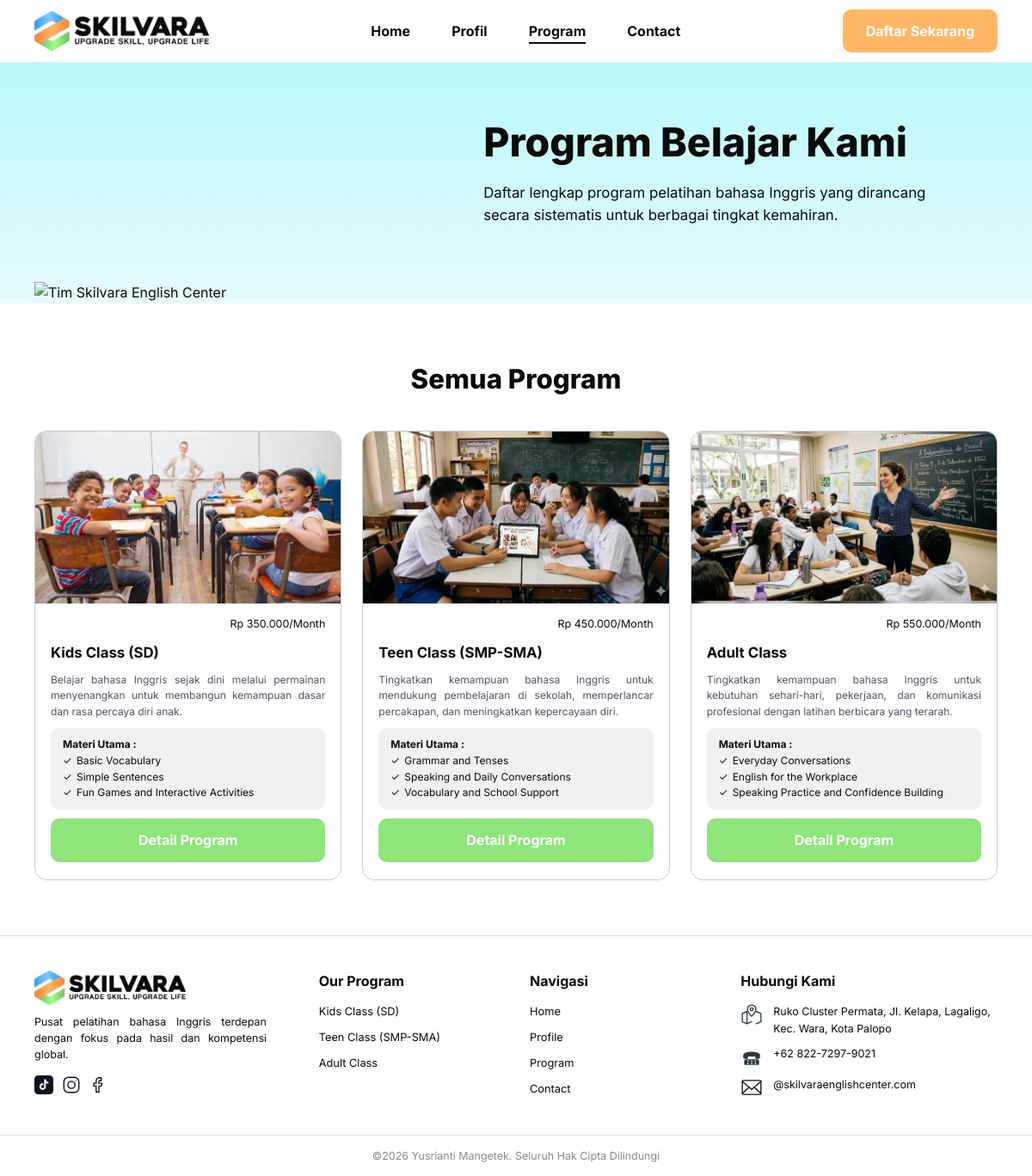
The page /pages/program.php on the database its author committed.
### tables this page shows
CREATE TABLE `programs` (
  `id`                INT UNSIGNED NOT NULL AUTO_INCREMENT,
  `slug`              VARCHAR(50)  NOT NULL,
  `name`              VARCHAR(100) NOT NULL,
  `short_name`        VARCHAR(50)  NOT NULL,
  `image`             VARCHAR(120) NOT NULL,
  `price`             DECIMAL(12,0) NOT NULL DEFAULT 0,
  `total_sessions`    SMALLINT UNSIGNED NOT NULL DEFAULT 0,
  `has_module`        TINYINT(1)   NOT NULL DEFAULT 1,
  `tryout_count`      TINYINT UNSIGNED NOT NULL DEFAULT 0,
  `short_description` VARCHAR(300) NOT NULL,
  `description`       TEXT         NOT NULL,
  `sort_order`        TINYINT UNSIGNED NOT NULL DEFAULT 0,
  `is_active`         TINYINT(1)   NOT NULL DEFAULT 1,
  `created_at`        TIMESTAMP    NOT NULL DEFAULT CURRENT_TIMESTAMP,
  PRIMARY KEY (`id`),
  UNIQUE KEY `uq_programs_slug` (`slug`)
);

CREATE TABLE `program_benefits` (
  `id`             INT UNSIGNED NOT NULL AUTO_INCREMENT,
  `program_id`     INT UNSIGNED NOT NULL,
  `title`          VARCHAR(100) NOT NULL,
  `description`    VARCHAR(255) NOT NULL,
  `highlight_text` VARCHAR(120) DEFAULT NULL,
  `sort_order`     TINYINT UNSIGNED NOT NULL DEFAULT 0,
  PRIMARY KEY (`id`),
  KEY `idx_benefits_program` (`program_id`),
  CONSTRAINT `fk_benefits_program` FOREIGN KEY (`program_id`) REFERENCES `programs` (`id`) ON DELETE CASCADE ON UPDATE CASCADE
);

### includes/functions.php (called while the page is built, shortened)
<?php
require_once __DIR__ . '/../config/database.php';
function base_url(string $path = ''): string
{
    static $base = null;
    if ($base === null) {
        $docRoot = realpath($_SERVER['DOCUMENT_ROOT'] ?? '') ?: '';
        $root    = realpath(ROOT_PATH) ?: ROOT_PATH;
        $docRoot = str_replace('\\', '/', $docRoot);
        $root    = str_replace('\\', '/', $root);
        if ($docRoot !== '' && stripos($root, $docRoot) === 0) {
            $base = rtrim(substr($root, strlen($docRoot)), '/');
        } else {
            $base = '';
        }
    }
    return $base . '/' . ltrim($path, '/');
}
function asset(string $path): string
{
    return base_url('assets/' . ltrim($path, '/'));
}
function e($value): string
{
    return htmlspecialchars((string) $value, ENT_QUOTES, 'UTF-8');
}
function rupiah($angka): string
{
    return 'Rp ' . number_format((float) $angka, 0, ',', '.');
}
function get_programs(): array
{
    $programs = db()->query('SELECT * FROM programs WHERE is_active = 1 ORDER BY sort_order, id')->fetchAll();
    foreach ($programs as &$p) {
        $stmt = db()->prepare('SELECT title, description, highlight_text FROM program_benefits WHERE program_id = ? ORDER BY sort_order, id');
        $stmt->execute([$p['id']]);
        $p['benefits'] = $stmt->fetchAll();
    }
    return $programs;
}
function get_setting(string $key, string $default = ''): string
{
    static $cache = null;
    if ($cache === null) {
        $cache = db()->query('SELECT setting_key, setting_value FROM site_settings')->fetchAll(PDO::FETCH_KEY_PAIR);
    }
    return $cache[$key] ?? $default;
}

### config/database.php (called while the page is built, shortened)
<?php
function db(): PDO
{
    static $pdo = null;
    if ($pdo === null) {
        $dsn = sprintf('mysql:host=%s;port=%d;dbname=%s;charset=utf8mb4', DB_HOST, DB_PORT, DB_NAME);
        try {
            $pdo = new PDO($dsn, DB_USER, DB_PASS, [
                PDO::ATTR_ERRMODE            => PDO::ERRMODE_EXCEPTION,
                PDO::ATTR_DEFAULT_FETCH_MODE => PDO::FETCH_ASSOC,
                PDO::ATTR_EMULATE_PREPARES   => false,
            ]);
        } catch (PDOException $e) {
            http_response_code(500);
            exit('<h2>Koneksi database gagal</h2>'
                . '<p>Pastikan MySQL di Laragon sudah <b>Start</b> dan database <code>' . DB_NAME . '</code> sudah di-import '
                . '(lihat README.md).</p><pre>' . htmlspecialchars($e->getMessage()) . '</pre>');
        }
    }
    return $pdo;
}

### pages/program.php (the view, shortened to what this page needs)
<?php
require_once __DIR__ . '/../includes/header.php';
$programs = get_programs();
?>
<section class="hero hero-small hero-left-image">
    <div class="container hero-inner">
        <div class="hero-image">
            <img src="<?= asset('images/hero/hero-team.png') ?>" alt="Tim Skilvara English Center">
        </div>
        <div class="hero-text">
            <h1>Program Belajar Kami</h1>
            <p>Daftar lengkap program pelatihan bahasa Inggris yang dirancang secara sistematis untuk berbagai tingkat kemahiran.</p>
        </div>
    </div>
</section>
<section class="section">
    <div class="container">
        <h2 class="section-title">Semua Program</h2>
        <div class="grid grid-3">
            <?php foreach ($programs as $p): ?>
                <article class="card program-card">
                    <img class="program-photo" src="<?= asset('images/programs/' . $p['image']) ?>" alt="<?= e($p['name']) ?>">
                    <div class="program-body">
                        <p class="price-tag"><?= rupiah($p['price']) ?>/Month</p>
                        <h3><?= e($p['name']) ?></h3>
                        <p class="muted justify"><?= e($p['short_description']) ?></p>
                        <div class="materi">
                            <strong>Materi Utama :</strong>
                            <ul class="checks">
                                <?php foreach ($p['benefits'] as $b): if (empty($b['highlight_text'])) continue; ?>
                                    <li><?= e($b['highlight_text']) ?></li>
                                <?php endforeach; ?>
                            </ul>
                        </div>
                        <a class="btn btn-green btn-block" href="<?= base_url('pages/program-detail.php?slug=' . urlencode($p['slug'])) ?>">Detail Program</a>
                    </div>
                </article>
            <?php endforeach; ?>
        </div>
    </div>
</section>
<?php require_once __DIR__ . '/../includes/footer.php'; ?>

### includes/footer.php (shortened to what this page needs)
<?php
require_once __DIR__ . '/functions.php';
$footerPrograms = db()->query('SELECT name, slug FROM programs WHERE is_active = 1 ORDER BY sort_order, id')->fetchAll();
$address = get_setting('address', 'Ruko Cluster Permata, Jl. Kelapa, Lagaligo, Kec. Wara, Kota Palopo');
$phone   = get_setting('phone', '+62 822-7297-9021');
$email   = get_setting('email', '@skilvaraenglishcenter.com');
?>
</main>
<footer class="site-footer">
    <div class="container footer-grid">
        <div class="footer-brand">
            <a class="brand" href="<?= base_url('index.php') ?>">
                <img src="<?= asset('images/logo/logo-skilvara.png') ?>" alt="Skilvara - Upgrade Skill, Upgrade Life">
            </a>
            <p>Pusat pelatihan bahasa Inggris terdepan dengan fokus pada hasil dan kompetensi global.</p>
            <?php include __DIR__ . '/social.php'; ?>
        </div>
        <div>
            <h4>Our Program</h4>
            <ul>
                <?php foreach ($footerPrograms as $fp): ?>
                    <li><a href="<?= base_url('pages/program-detail.php?slug=' . urlencode($fp['slug'])) ?>"><?= e($fp['name']) ?></a></li>
                <?php endforeach; ?>
            </ul>
        </div>
        <div>
            <h4>Navigasi</h4>
            <ul>
                <li><a href="<?= base_url('index.php') ?>">Home</a></li>
                <li><a href="<?= base_url('pages/profil.php') ?>">Profile</a></li>
                <li><a href="<?= base_url('pages/program.php') ?>">Program</a></li>
                <li><a href="<?= base_url('pages/contact.php') ?>">Contact</a></li>
            </ul>
        </div>
        <div>
            <h4>Hubungi Kami</h4>
            <ul class="contact-list">
                <li><img src="<?= asset('images/icons/pin.svg') ?>" alt="" aria-hidden="true"><span><?= e($address) ?></span></li>
                <li><img src="<?= asset('images/icons/phone.svg') ?>" alt="" aria-hidden="true"><span><?= e($phone) ?></span></li>
                <li><img src="<?= asset('images/icons/mail.svg') ?>" alt="" aria-hidden="true"><span><?= e($email) ?></span></li>
            </ul>
        </div>
    </div>
    <div class="footer-bottom">
        <p>&copy;<?= date('Y') ?> Yusrianti Mangetek. Seluruh Hak Cipta Dilindungi</p>
    </div>
</footer>
</body>
</html>

### assets/css/style.css (style rules this page uses)
:root { --cyan: #b9f8f8; --cyan-soft: #e6fcfc; --mint: #e8f8e4; --green: #8ee57a; --green-strong: #33f060; --orange: #ffb766; --ink: #0b0b0b; --muted: #4b5563; --line: #d9d9d9; --radius: 14px; --shadow: 0 2px 10px rgba(0, 0, 0, .06); }
*, *::before, *::after { box-sizing: border-box; }
html { scroll-behavior: smooth; }
body { margin: 0; font-family: 'Inter', system-ui, -apple-system, 'Segoe UI', Roboto, Arial, sans-serif; color: var(--ink); background: #fff; line-height: 1.55; }
img { max-width: 100%; display: block; }
a { color: inherit; }
ul, ol { margin: 0; padding: 0; list-style: none; }
h1, h2, h3, h4, p, dl, dd { margin: 0; }
.container { width: min(1120px, 100% - 48px); margin-inline: auto; }
.section { padding: 64px 0; }
.muted { color: var(--muted); }
.justify { text-align: justify; }
.grid { display: grid; gap: 24px; }
.grid-3 { grid-template-columns: repeat(3, 1fr); }
h1 { font-size: clamp(2rem, 4vw, 2.9rem); line-height: 1.15; font-weight: 800; }
h2 { font-size: clamp(1.5rem, 2.6vw, 2rem); font-weight: 800; }
.section-title { text-align: center; }
.btn { display: inline-block; padding: 12px 26px; border-radius: 10px; font-weight: 700; text-decoration: none; border: 1px solid transparent; cursor: pointer; text-align: center; transition: transform .12s, filter .12s; }
.btn-green { background: var(--green); color: #fff; }
.btn-block { display: block; width: 100%; }
.brand img { height: 46px; width: auto; }
.hero { background: linear-gradient(180deg, var(--cyan) 0%, var(--cyan-soft) 100%); overflow: hidden; }
.hero-inner { display: grid; grid-template-columns: 1.1fr 1fr; align-items: end; gap: 24px; min-height: 360px; padding-top: 48px; }
.hero-text { padding-bottom: 56px; align-self: center; }
.hero-text p { margin-top: 18px; max-width: 520px; font-size: 1.05rem; }
.hero-image img { margin-left: auto; max-height: 500px; width: auto; }
.hero-small .hero-inner { min-height: 280px; padding-top: 32px; }
.hero-small .hero-image img { max-height: 320px; }
.hero-left-image .hero-inner { grid-template-columns: 1fr 1.2fr; }
.hero-left-image .hero-image img { margin-left: 0; }
.card { background: #fff; border: 1px solid #222; border-radius: var(--radius); }
.program-card { overflow: hidden; border-color: #ccc; display: flex; flex-direction: column; }
.program-photo { width: 100%; aspect-ratio: 16 / 9; object-fit: cover; }
.program-body { padding: 14px 18px 20px; display: flex; flex-direction: column; gap: 10px; flex: 1; }
.price-tag { text-align: right; font-size: .78rem; }
.program-body h3 { font-size: 1.05rem; }
.program-body .muted { font-size: .75rem; }
.materi { background: #f1f1f1; border-radius: 10px; padding: 10px 14px; font-size: .75rem; margin-top: auto; }
.checks li { padding-left: 16px; position: relative; }
.checks li::before { content: '✓'; position: absolute; left: 0; }
.contact-list li { display: flex; gap: 12px; align-items: flex-start; margin-bottom: 12px; font-size: .85rem; }
.contact-list img { width: 26px; height: 26px; flex: none; }
.site-footer { border-top: 1px solid #ddd; padding-top: 40px; background: #fff; }
.footer-grid { display: grid; grid-template-columns: 1.4fr 1fr 1fr 1.4fr; gap: 32px; padding-bottom: 32px; }
.footer-brand .brand img { height: 40px; }
.footer-brand p { font-size: .78rem; margin: 10px 0 14px; text-align: justify; max-width: 270px; }
.site-footer h4 { font-size: 1rem; margin-bottom: 14px; }
.site-footer li { font-size: .8rem; margin-bottom: 10px; }
.site-footer li a { text-decoration: none; }
.footer-bottom { border-top: 1px solid #ddd; text-align: center; padding: 14px; font-size: .78rem; color: #888; }
.site-footer .contact-list li { font-size: .78rem; }
.section-title + .grid { margin-top: 36px; }

### rows shown on the page
programs: image (picture), price "Rp 350.000", name "Kids Class (SD)", short_description "Belajar bahasa Inggris sejak dini melalui permainan menyenangkan untuk membangun kemampuan dasar dan rasa percaya diri anak."
program_benefits: highlight_text "Basic Vocabulary"
program_benefits: highlight_text "Simple Sentences"
program_benefits: highlight_text "Fun Games and Interactive Activities"
programs: image (picture), price "Rp 450.000", name "Teen Class (SMP-SMA)", short_description "Tingkatkan kemampuan bahasa Inggris untuk mendukung pembelajaran di sekolah, memperlancar percakapan, dan meningkatkan kepercayaan diri."
program_benefits: highlight_text "Grammar and Tenses"
program_benefits: highlight_text "Speaking and Daily Conversations"
program_benefits: highlight_text "Vocabulary and School Support"
programs: image (picture), price "Rp 550.000", name "Adult Class", short_description "Tingkatkan kemampuan bahasa Inggris untuk kebutuhan sehari-hari, pekerjaan, dan komunikasi profesional dengan latihan berbicara yang terarah."
program_benefits: highlight_text "Everyday Conversations"
program_benefits: highlight_text "English for the Workplace"
program_benefits: highlight_text "Speaking Practice and Confidence Building"

### other values the page prints
$label "Home"
$label "Profil"
$label "Program"
$label "Contact"
$address "Ruko Cluster Permata, Jl. Kelapa, Lagaligo, Kec. Wara, Kota Palopo"
$phone "+62 822-7297-9021"
$email "@skilvaraenglishcenter.com"
